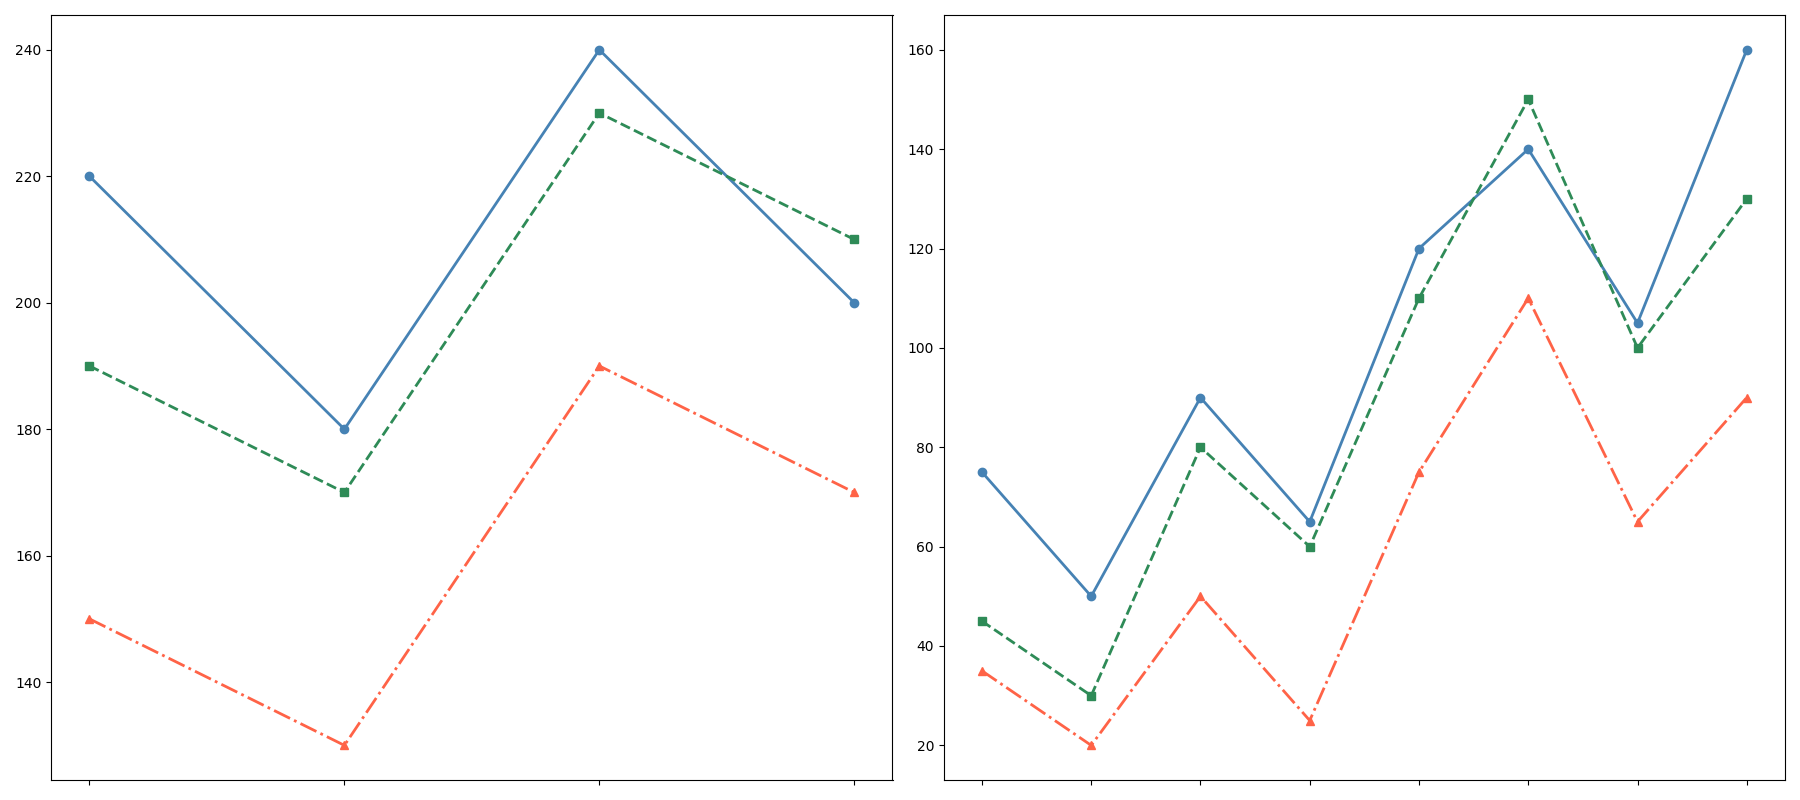

The Python source for this figure:
import matplotlib.pyplot as plt
import numpy as np

years_actual = np.arange(2015, 2023)
years_forecast = np.arange(2023, 2027)

product_a_sales = np.array([75, 50, 90, 65, 120, 140, 105, 160])
product_b_sales = np.array([45, 30, 80, 60, 110, 150, 100, 130])
product_c_sales = np.array([35, 20, 50, 25, 75, 110, 65, 90])

product_a_forecast = np.array([220, 180, 240, 200])
product_b_forecast = np.array([190, 170, 230, 210])
product_c_forecast = np.array([150, 130, 190, 170])

fig, axes = plt.subplots(1, 2, figsize=(18, 8))

# Switch positions of the actual sales and forecast data plots
ax1 = axes[0]
ax1.plot(years_forecast, product_a_forecast, marker='o', linestyle='-', color='#4682b4', linewidth=2)
ax1.plot(years_forecast, product_b_forecast, marker='s', linestyle='--', color='#2e8b57', linewidth=2)
ax1.plot(years_forecast, product_c_forecast, marker='^', linestyle='-.', color='#ff6347', linewidth=2)

ax1.set_xticks(years_forecast)
ax1.set_xticklabels([])

ax2 = axes[1]
ax2.plot(years_actual, product_a_sales, marker='o', linestyle='-', color='#4682b4', linewidth=2)
ax2.plot(years_actual, product_b_sales, marker='s', linestyle='--', color='#2e8b57', linewidth=2)
ax2.plot(years_actual, product_c_sales, marker='^', linestyle='-.', color='#ff6347', linewidth=2)

ax2.set_xticks(years_actual)
ax2.set_xticklabels([])

plt.tight_layout()

plt.show()
